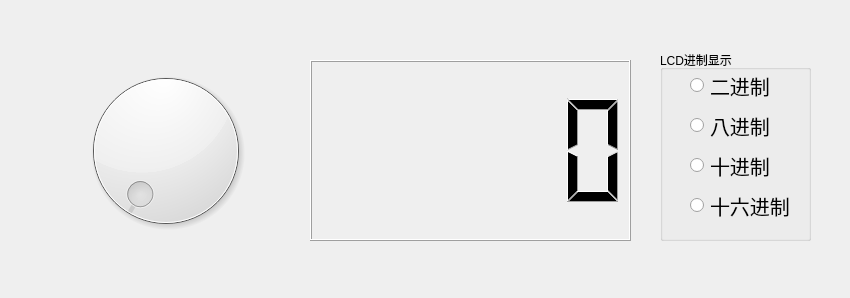
<?xml version="1.0" encoding="UTF-8"?>
<ui version="4.0">
 <class>Widget</class>
 <widget class="QWidget" name="Widget">
  <property name="geometry">
   <rect>
    <x>0</x>
    <y>0</y>
    <width>850</width>
    <height>298</height>
   </rect>
  </property>
  <property name="windowTitle">
   <string>Widget</string>
  </property>
  <widget class="QLCDNumber" name="lcdNumber">
   <property name="geometry">
    <rect>
     <x>310</x>
     <y>60</y>
     <width>321</width>
     <height>181</height>
    </rect>
   </property>
  </widget>
  <widget class="QDial" name="dial">
   <property name="geometry">
    <rect>
     <x>50</x>
     <y>60</y>
     <width>231</width>
     <height>181</height>
    </rect>
   </property>
  </widget>
  <widget class="QGroupBox" name="groupBox">
   <property name="geometry">
    <rect>
     <x>660</x>
     <y>50</y>
     <width>151</width>
     <height>191</height>
    </rect>
   </property>
   <property name="title">
    <string>LCD进制显示</string>
   </property>
   <widget class="QRadioButton" name="BinaryRadioButton">
    <property name="geometry">
     <rect>
      <x>30</x>
      <y>20</y>
      <width>111</width>
      <height>31</height>
     </rect>
    </property>
    <property name="styleSheet">
     <string notr="true">font-size:20px;</string>
    </property>
    <property name="text">
     <string>二进制</string>
    </property>
   </widget>
   <widget class="QRadioButton" name="DecimalRadioButton">
    <property name="geometry">
     <rect>
      <x>30</x>
      <y>100</y>
      <width>111</width>
      <height>31</height>
     </rect>
    </property>
    <property name="styleSheet">
     <string notr="true">font-size:20px;</string>
    </property>
    <property name="text">
     <string>十进制</string>
    </property>
   </widget>
   <widget class="QRadioButton" name="OctalRadioButton">
    <property name="geometry">
     <rect>
      <x>30</x>
      <y>60</y>
      <width>111</width>
      <height>31</height>
     </rect>
    </property>
    <property name="styleSheet">
     <string notr="true">font-size:20px;</string>
    </property>
    <property name="text">
     <string>八进制</string>
    </property>
   </widget>
   <widget class="QRadioButton" name="HexadecimalRadioButton">
    <property name="geometry">
     <rect>
      <x>30</x>
      <y>140</y>
      <width>111</width>
      <height>31</height>
     </rect>
    </property>
    <property name="styleSheet">
     <string notr="true">font-size:20px;</string>
    </property>
    <property name="text">
     <string>十六进制</string>
    </property>
   </widget>
  </widget>
 </widget>
 <resources/>
 <connections/>
</ui>
